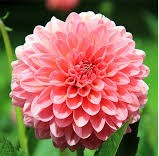
#> input picture bolum2/flower.jpg, 159 x 156 px
$ python rescaling.py
#> lines starting #> are read from the running program, lines starting #| are printed output that depends on the picture
import matplotlib.pyplot as plt

image = plt.imread('flower.jpg')
#> image is the input picture: shape (156, 159, 3); mean R, G, B 155.5, 110.9, 92
intensity = image.sum(2)
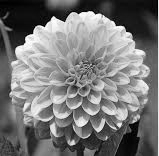
#> intensity: shape (156, 159) uint64; min 0, max 764, mean 358.4; drawn with min black and max white
plt.imshow(intensity, cmap='gray')

# Pixel yoğunluklarını bulduk.
pmin, pmax = intensity.min(), intensity.max()
#> pmin = 0; pmax = 764
print("En küçük ve en büyük piksel yoğunlukları %d ve %d 'dir." % (pmin, pmax))
#| En küçük ve en büyük piksel yoğunlukları 0 ve 764 'dir.

# Görüntüden minimum ve maksimum değerleri çıkardık: pmin, pmax.
rescaled_image = 256*(intensity - pmin) / (pmax - pmin)
print("Yeniden ölçeklenen en küçük ve en büyük piksel yoğunlukları %.1f ve %.1f 'dir." %
      (rescaled_image.min(), rescaled_image.max()))
#| Yeniden ölçeklenen en küçük ve en büyük piksel yoğunlukları 0.0 ve 256.0 'dir.

plt.title('rescaled image')
plt.axis('off')
plt.imshow(rescaled_image)
plt.show()
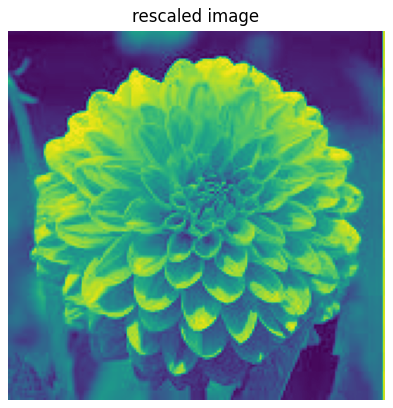
#> figure drawn by matplotlib, 1 panel
